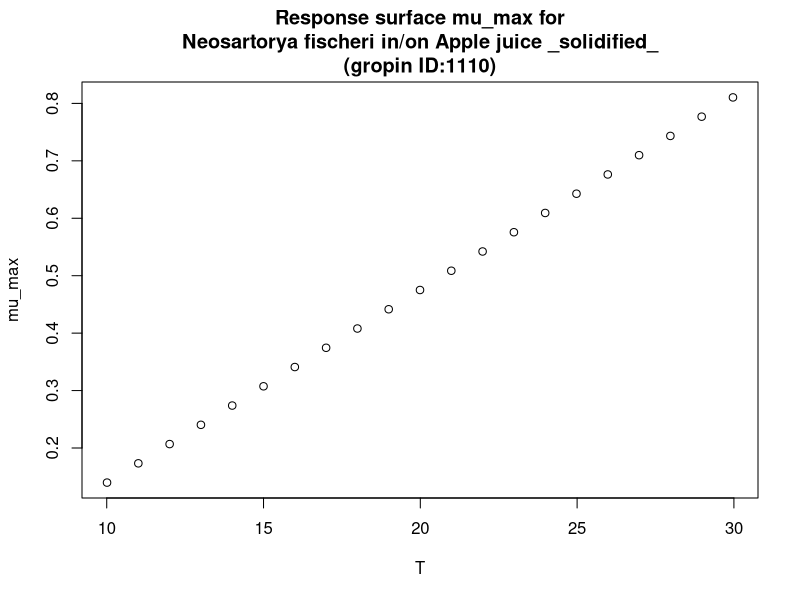

R code for this plot:
#############################
# start of Parameter script
#############################
T <- seq(10.01,29.97002997003,length.out=21)
#############################
# end of Parameter script
#############################
############################# 
# start of Model script Gropin ID 1110 
#############################
 
# constant coefficients for this model
 
variables <- data.frame(T)
argumentsPar <- expand.grid(variables)
 
# heart of the model
response_surface <- function(T) {
   mumax <-0.0336*(T-5.85)

return(mumax=mumax)
} 

# output parameters
mumax <- cbind(argumentsPar,response_surface(argumentsPar['T']))
colnames(mumax) <- c(colnames(argumentsPar),'mumax')
#############################
# End of Model script
#############################
############################# 
# start of Visualisation script Gropin ID 1110 
#############################
plot(T,mumax$mumax,
                          xlab='T',
                          ylab='mu_max',main='Response surface mu_max for
Neosartorya fischeri in/on Apple juice _solidified_
(gropin ID:1110)')
#############################
# End of Visualisation script
#############################
